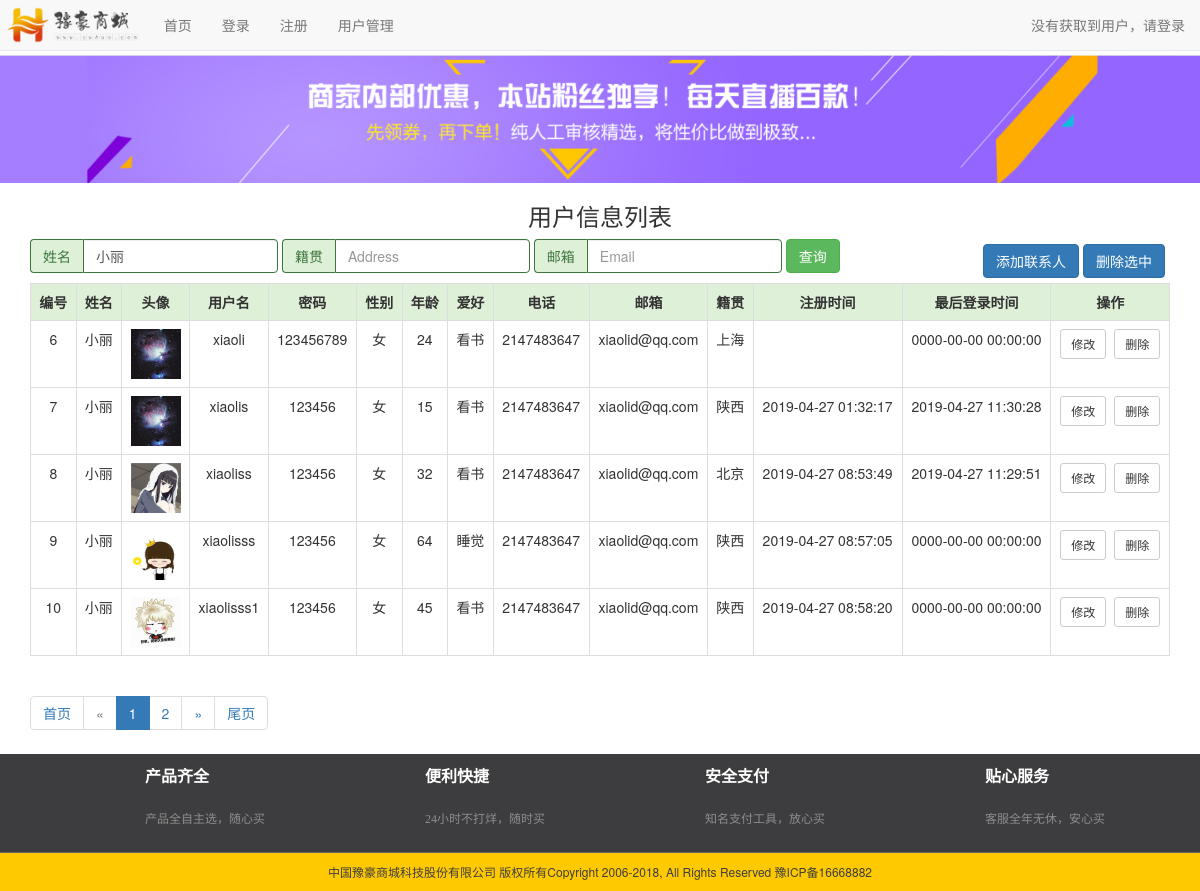
The app's page /qizhong/userlist.php?name=小丽, older data.
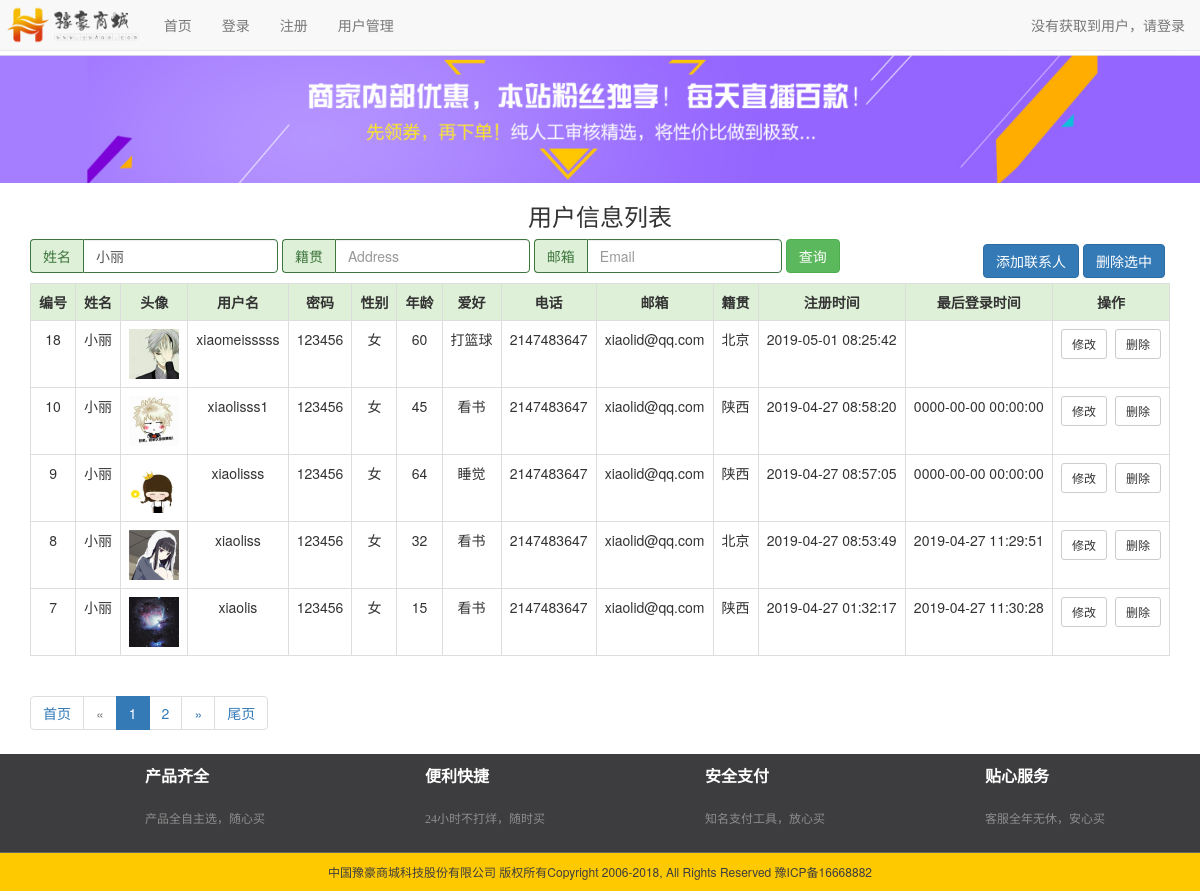
The same page, newer data.
### tables this page shows
CREATE TABLE IF NOT EXISTS `user` (
  `id` int(8) NOT NULL AUTO_INCREMENT COMMENT '自增用户ID',
  `username` varchar(27) NOT NULL COMMENT '用户登录名',
  `password` varchar(27) NOT NULL COMMENT '用户登陆密码',
  `name` varchar(27) DEFAULT NULL COMMENT '用户名',
  `gender` varchar(2) DEFAULT NULL COMMENT '性别',
  `age` int(5) DEFAULT NULL COMMENT '年龄',
  `hobby` varchar(27) DEFAULT NULL COMMENT '爱好',
  `tel` varchar(17) DEFAULT NULL COMMENT '电话',
  `email` varchar(27) DEFAULT NULL COMMENT '邮箱',
  `adress` varchar(42) DEFAULT NULL COMMENT '地址',
  `photo` varchar(50) DEFAULT NULL COMMENT '头像路径',
  `registertime` datetime DEFAULT NULL COMMENT '注册时间',
  `lastlogintime` datetime DEFAULT NULL COMMENT '最后登录时间',
  PRIMARY KEY (`id`),
  UNIQUE KEY `id` (`id`),
  UNIQUE KEY `id_2` (`id`)
);

### qizhong/userlist.php (the view, shortened to what the changed rows need)
<!DOCTYPE html>
<html lang="zh-CN">
<head>
    <link href="css/bootstrap.min.css" rel="stylesheet">
    <link href="css/com.wyh.css" rel="stylesheet">
</head>
<body>
<?php
$pdo = new PDO("mysql:host=localhost;dbname=php", "root", "root");
$sql = "select * from user where 1 = 1 ";
$name="";$address="";$email="";
if(isset($_GET["name"])&&$_GET["name"]!=""){
    $name=$_GET["name"];
    $sql.=" and name like '%$name%' ";
}
$data = $pdo->query($sql)->fetchAll();
$num = 5;
$count = count($data);
$w = ceil($count / $num);
$page = isset($_GET['page']) ? $_GET['page'] : 1;
$offset = ($page - 1) * $num;
$sql .= " limit $offset,{$num}";
$data = $pdo->query($sql)->fetchAll();
?>
<div class="container">
    <table border="1" class="table table-bordered table-hover">
        <tr class="success">
            <th>编号</th>
            <th>姓名</th>
            <th>头像</th>
            <th>用户名</th>
            <th>密码</th>
            <th>性别</th>
            <th>年龄</th>
            <th>爱好</th>
            <th>电话</th>
            <th>邮箱</th>
            <th>籍贯</th>
            <th>注册时间</th>
            <th>最后登录时间</th>
            <th>操作</th>
        </tr>
        <?php foreach ($data as $row): ?>
        <tr>
            <td><?php echo $row["id"] ; ?></td>
            <td><?php echo $row["name"] ; ?></td>
            <td><img src="photo/<?php echo $row["photo"]?>" class="imgphoto"/></td>
            <td><?php echo $row['username']; ?></td>
            <td><?php echo $row["password"]; ?></td>
            <td><?php echo $row["gender"]; ?></td>
            <td><?php echo $row["age"]; ?></td>
            <td><?php echo $row["hobby"]; ?></td>
            <td><?php echo $row["tel"]; ?></td>
            <td><?php echo $row["email"]; ?></td>
            <td><?php echo $row["adress"]; ?></td>
            <td><?php echo $row["registertime"]; ?></td>
            <td><?php echo $row["lastlogintime"]; ?></td>
            <td>
                <a class="btn btn-default btn-sm" href="userupdate.php?id=<?php echo $row["id"] ?>">修改</a>&nbsp;
                <a class="btn btn-default btn-sm" href="javascript:deleteUser(<?php echo $row["id"] ?>)">删除</a>
            </td>
            </tr>
        <?php endforeach; ?>
    </table>
    <nav aria-label="Page navigation">
        <ul class="pagination">
            <?php
            for($i=1;$i<=$w;$i++){
                if($i==$page){
                    echo "<li class=\"active\"><a href='userlist.php?page={$i}&name=$name&address=$address&email=$email'>$i</a></li>";
                }else{
                    echo "<li><a href='userlist.php?page={$i}&name=$name&address=$address&email=$email'>$i</a></li>";
                }
            }
            ?>
        </ul>
    </nav>
</div>
</body>
</html>

Row changes from the older to the newer data that the page shows:
no longer on this page (row edited): user: id "6", name "小丽", photo (picture), username "xiaoli", password "123456789", gender "女", age "24", hobby "看书", tel "2147483647", email "xiaolid@qq.com", adress "上海", lastlogintime "0000-00-00 00:00:00"
now on this page (row edited): user: id "18", name "小丽", photo (picture), username "xiaomeisssss", password "123456", gender "女", age "60", hobby "打篮球", tel "2147483647", email "xiaolid@qq.com", adress "北京", registertime "2019-05-01 08:25:42"
changed user "xiaolisss1": moves up the list
changed user "xiaolisss": moves up the list
changed user "xiaoliss": moves down the list
